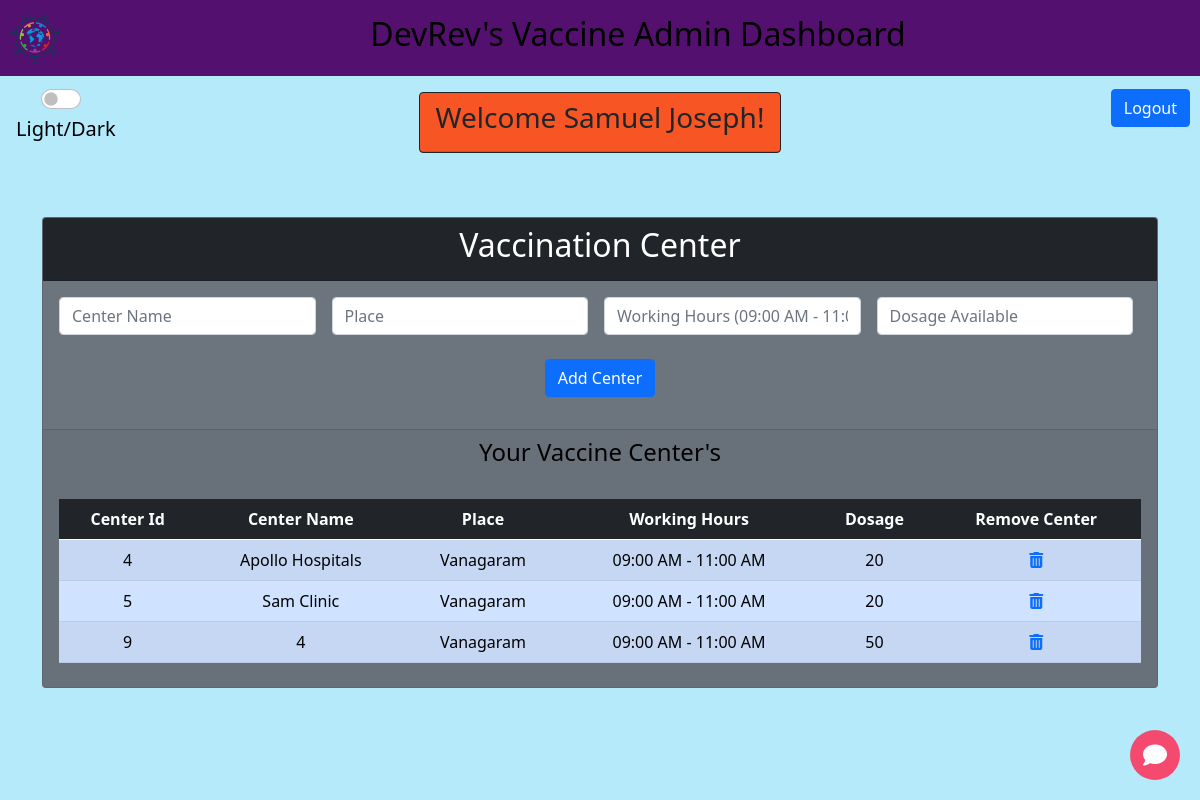
The app's page /admin/dashboard (signed in) with its own data.
### tables this page shows
CREATE TABLE Admin (
                    id INTEGER,
                    name TEXT,
                    email_id TEXT PRIMARY KEY,
                    password TEXT,
                    otp INTEGER
                );

CREATE TABLE VaccinationCenter (
                    center_id INTEGER PRIMARY KEY AUTOINCREMENT,
                    admin_email_id TEXT,
                    place TEXT,
                    center_name TEXT,
                    dosage INTEGER,
                    working_hour TEXT,
                    FOREIGN KEY (admin_email_id) REFERENCES Admin(email_id)
                );

### app.py (the view, shortened to what this page needs)
@app.route('/admin/dashboard')
def admin_dashboard():
    try:
        if 'user_id' in session:
            user_id = session['user_id']
            conn = sqlite3.connect('vaccination_app.db')
            cursor = conn.cursor()
            user_query = '''
            SELECT * FROM Admin WHERE email_id = ?
            '''
            cursor.execute(user_query, (user_id,))
            user = cursor.fetchone()
        if user:
            name = user[1]  # Assuming the name is stored in the 2nd column
            center_query = '''
            SELECT * FROM VaccinationCenter WHERE admin_email_id = ?
            '''
            cursor.execute(center_query, (user_id,))
            table_data = cursor.fetchall()
            cursor.close()
            conn.close()
            return render_template('vacc_center.html', name=name, table_data=table_data)
    except:
        return "Ran into Some Issues go back and Try Again."
    return redirect('/admin/login')

### templates/vacc_center.html (shortened to what this page needs)
<!doctype html>
<html lang="en">
<head>
    <link href="https://cdn.jsdelivr.net/npm/bootstrap@5.0.2/dist/css/bootstrap.min.css" rel="stylesheet"
>
</head>
<body class="light">
    <nav class="navbar navbar-light">
        <a style="margin-left: 10px;" class="navbar-brand" href="#">
            <img src="static/logo.svg" alt="logo" width="50" height="50" style="border-radius: 50%;">
        </a>
        <span class="mx-auto">
            <h2>DevRev's Vaccine Admin Dashboard</h2>
        </span>
    </nav>
    <div style="margin-left: 50px; border: 3px; border-color: black;" class="form-check form-switch btn-lg">
        <input style="margin-left: -25px;cursor: pointer;" class="form-check-input" type="checkbox"
            id="flexSwitchCheckDefault">
        <br>
        <label style="margin-left: -50px;cursor: pointer;" class="form-check-label"
            for="flexSwitchCheckDefault">Light/Dark</label>
    </div>
    <div class="d-grid gap-2 d-md-flex justify-content-md-end" style="margin-top:-65px; margin-right: 10px;">
        <button class="btn btn-primary" type="button" onclick="location.href='/logout'">Logout</button>
    </div>
    <div class="d-grid gap-2 d-md-flex justify-content-md-center">
        <div class="card border-dark mb-3"  style="max-width: 30rem; margin-top: -35px; background-color: #ff5825;">
            <div class="card-header text-dark text-center"><h3>Welcome {{name}}!</h3></div>
        </div>
    </div>
    <div class="chat-icon" onclick="openChat()">
        <i class="fas fa-comment"></i>
    </div>
    <br><br>
    <div class="container">
        <div class="card  text-center bg-secondary">
            <div class="card-header text-white bg-dark ">
              <h2>Vaccination Center</h2>
            </div>
            <div class="card-body text-white bg-secondary mb-3">
                <form action="/admin/add_center" method="POST">
                    <div class="d-grid gap-2 d-md-flex justify-content-center">
                        <input class="form-control me-2" name="center_name" type="text" required placeholder="Center Name">
                        <input class="form-control me-2" name="place" type="text" required placeholder="Place">
                        <input class="form-control me-2" name="working_hour" type="text" required placeholder="Working Hours (09:00 AM - 11:00 AM)">
                        <input class="form-control me-2" name="dosage" type="number" required placeholder="Dosage Available">
                    </div>
                    <br>
                        <button type="submit" class="btn btn-primary">Add Center</button>
                </form>
            </div>
            <div class="card-footer">
                <h4>Your Vaccine Center's</h4>
                <br>
                <table class="table table-striped">
                  <thead class="table-dark">
                    <tr>
                      <th>Center Id</th>
                      <th>Center Name</th>
                      <th>Place</th>
                      <th>Working Hours</th>
                      <th>Dosage</th>
                      <th>Remove Center</th>
                    </tr>
                  </thead>
                  <tbody class="table-primary ">
                    {% for row in table_data %}
                      <tr>
                        <td>{{ row[0] }}</td>
                        <td>{{ row[3] }}</td>
                        <td>{{ row[2] }}</td>
                        <td>{{ row[5] }}</td>
                        <td>{{ row[4] }}</td>
                        <td>
                            <a href="/admin/remove_center/{{ row[0] }}" class="delete-center">
                              <i class="fas fa-trash-alt"></i>
                            </a>
                          </td>
                      </tr>
                    {% endfor %}
                  </tbody>
                </table>
            </div>
        </div>
    </div>
    <link rel="stylesheet" href="https://cdnjs.cloudflare.com/ajax/libs/font-awesome/6.4.0/css/all.min.css"
 />
</body>
</html>

### templates/vacc_center.html (style rules this page uses)
body.light { background-color: #b4eafa; color: #000000; }
.navbar { background-color: rgb(84, 16, 110); }
.chat-icon { position: fixed; bottom: 20px; right: 20px; width: 50px; height: 50px; background-color: #f54a70; border-radius: 50%; display: flex; justify-content: center; align-items: center; color: #ffffff; font-size: 24px; cursor: pointer; }

### records on screen
Admin: name "Samuel Joseph"
VaccinationCenter: center_id "4", center_name "Apollo Hospitals", place "Vanagaram", working_hour "09:00 AM - 11:00 AM", dosage "20"
VaccinationCenter: center_id "5", center_name "Sam Clinic", place "Vanagaram", working_hour "09:00 AM - 11:00 AM", dosage "20"
VaccinationCenter: center_id "9", center_name "4", place "Vanagaram", working_hour "09:00 AM - 11:00 AM", dosage "50"
